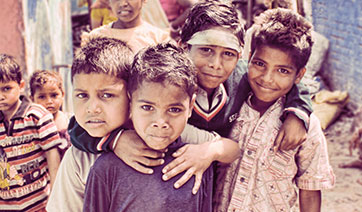
#> input picture Day2/1.jpg, 362 x 212 px
$ python image.py
#> lines starting #> are read from the running program, lines starting #| are printed output that depends on the picture
import cv2
import numpy as np

img = cv2.imread('1.jpg')
#> img is the input picture: shape (212, 362, 3); mean B, G, R 136.6, 133.7, 174.3

res = cv2.resize(img,None,fx=3, fy=3, interpolation = cv2.INTER_CUBIC)
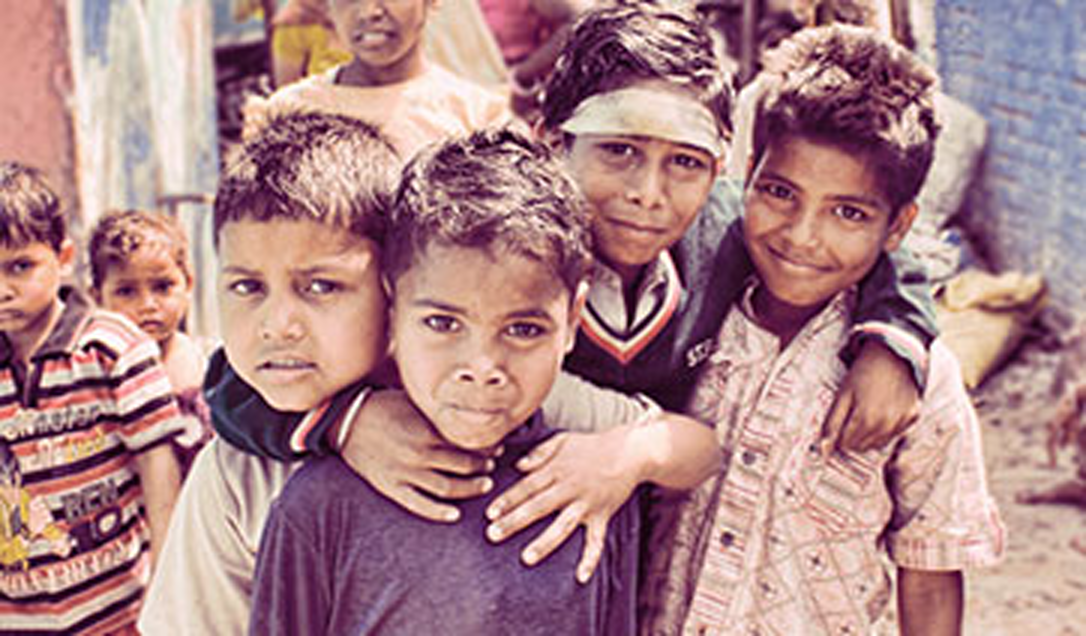
#> res: shape (636, 1086, 3); mean B, G, R 136.6, 133.8, 174.3

#OR

height, width = img.shape[:2]
#> height = 212; width = 362
res = cv2.resize(img,(2*width, 2*height), interpolation = cv2.INTER_CUBIC)
#> res: shape (424, 724, 3)
